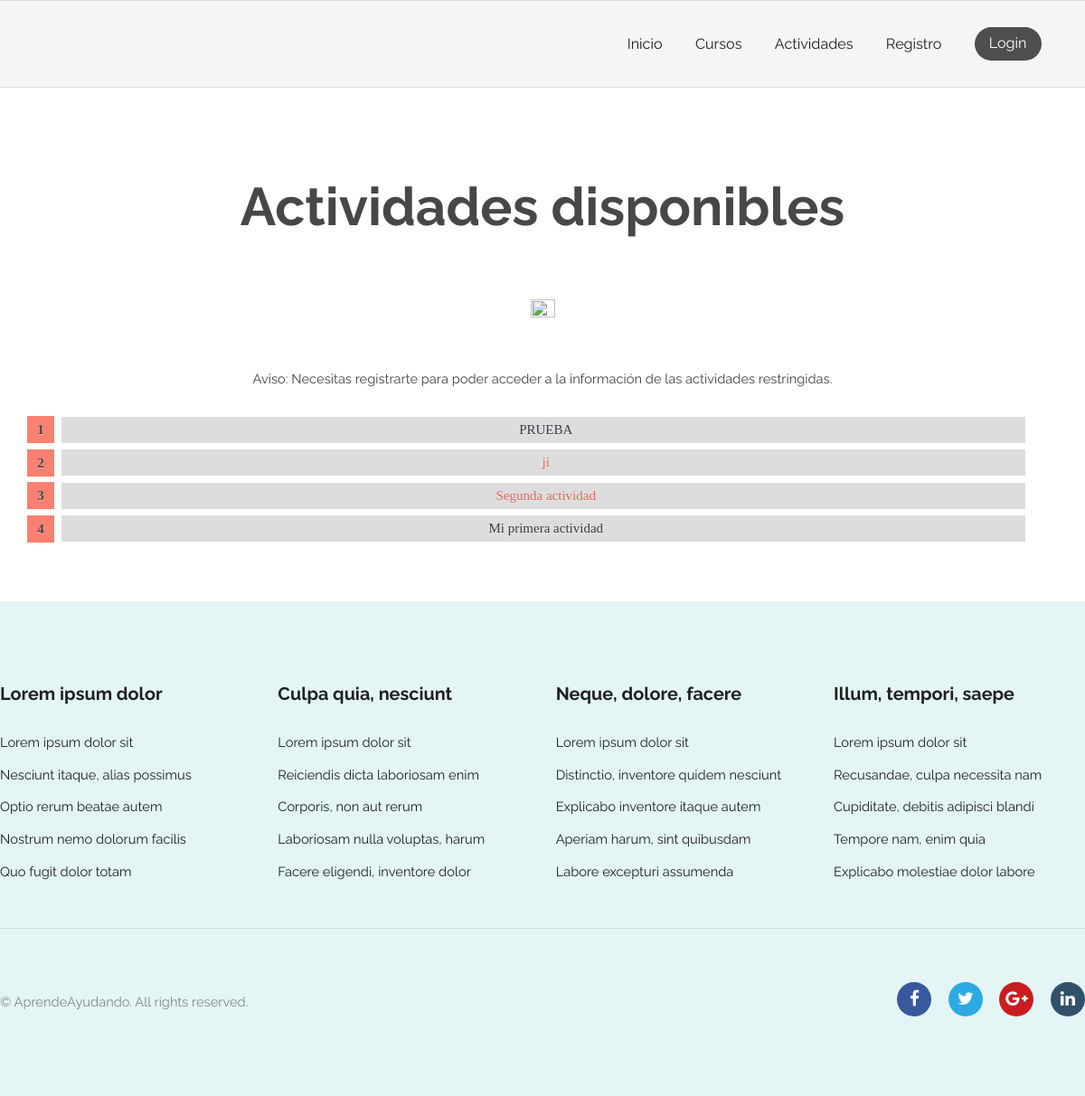
The page /activity/ on the database as committed earlier.
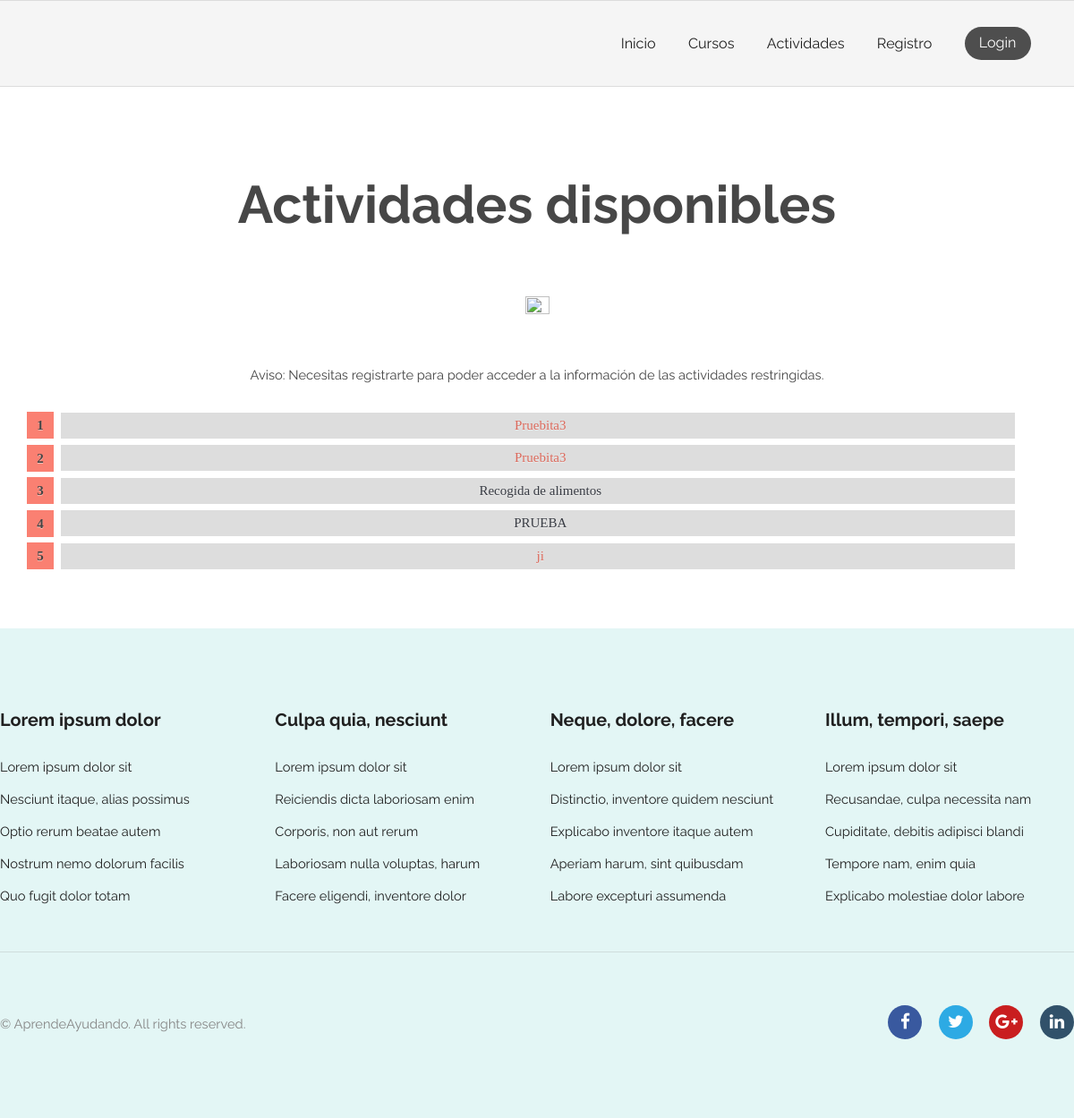
The same page on the database as committed later.
### activity/models.py (models this page shows, shortened)
class Activity(models.Model):
    title = models.CharField(max_length=200)
    pub_date = models.DateTimeField(verbose_name="date published", auto_now_add=True)
    enrolled_users = models.ManyToManyField(get_user_model(), related_name="activities", blank=True)
    entity = models.ForeignKey(get_user_model(), null=True, on_delete=models.CASCADE, limit_choices_to={'groups__name':'EntidadPublicoPrivada'})
    restricted_entry = models.BooleanField(null=True) #Aun falta añadir esta funcionalidad(recordad hacer el makemigrations->migrate si lo implementais)
    description = models.CharField(max_length=1000)
    class Meta:
        verbose_name = "Actividad"
        verbose_name_plural = "Actividades"

### activity/views.py (the view)
# urls.py: path('', views.index, name='index'), # /activity/
def index(request):
    activityList = Activity.objects.order_by('-pub_date')[:5]
    id_activities_list_inscripted = []
    for activity in activityList:
        if request.user in activity.enrolled_users.all() or request.user==activity.entity:
            id_activities_list_inscripted.extend([activity.id])
    is_entity = False
    if request.user.has_perm('activity.add_activity'):
        is_entity = True
    context = {
        'activityList': activityList,
        'activities_list_inscripted': id_activities_list_inscripted,
        'is_entity': is_entity
    }
    return render(request, 'activity/index.html', context)

### AprendeAyudando/templatetags/auth_extras.py (called while the page is built)
@register.filter(name='has_group')
def has_group(user, group_name):
    try:
        group = Group.objects.get(name=group_name)
        return True if group in user.groups.all() else False
    except Group.DoesNotExist:
        return False

@register.filter(name='is_guest')
def is_guest(user):
    return  not has_group(user, "Estudiante") and not has_group(user, "Profesor") and not has_group(user, "Entidad") and not has_group(user, "Administrador")

### AprendeAyudando/templates/activity/index.html (shortened to what this page needs)
{% extends "registration/base.html" %}
{% block content %}
<section class="wrapper align-center login">
    {% load static %}
    {% load auth_extras %}
    <link rel="stylesheet" type="text/css" href="{% static 'activity/style.css' %}">
    <div class="container 100% listaActividades">
        {% if filtered_by_enrolled %}
            <h2>Tus actividades</h2>
        {% else %}
            <h2>Actividades disponibles</h2>
        {% endif %}
        <img src="{% static 'general/images/logoTransparent.png' %}" alt="" style="width:15%;height:15%;border-radius:500px;">
        <br><br><br>
        {% if is_entity %}
			<a style="margin-bottom: 50px;" href="{% url 'activity:create' %}" class="button big pink">Añadir actividad</a>
        {% elif request.user|is_guest  %}
            <p>Aviso: Necesitas registrarte para poder acceder a la información de las actividades restringidas.</p>
        {% endif %}
        {% if activityList %}
        <ol id="prettyList" style="width:92%;">
            {% for activity in activityList %}
                {% if not activity.restricted_entry %}
                    <li id="prettyListItem"><a href="{% url 'activity:join' activity.id %}">{{ activity.title }}</a></li>
                {% elif not request.user|is_guest and not activity.id in activities_list_inscripted %}
                    <li id="prettyListItem"><a href="{% url 'activity:inscription' activity.id %}">{{ activity.title }}</a></li>
                {% elif request.user|is_guest %}
                <li id="prettyListItem"><span style="color:#db685a;">{{ activity.title }}</span></li>
                {% endif %}
            {% endfor %}
        </ol>
        {% else %}
            <p>Lo sentimos, no hay actividades disponibles.</p>
        {% endif %}
    </div>
</section>
{% endblock %}

Rows that differ between the two databases and show on the page:
no longer on this page (row edited): Activity: title "Segunda actividad"
no longer on this page (row edited): Activity: title "Mi primera actividad"
added Activity: title "Pruebita3"
added Activity: title "Pruebita3"
added Activity: title "Recogida de alimentos"
